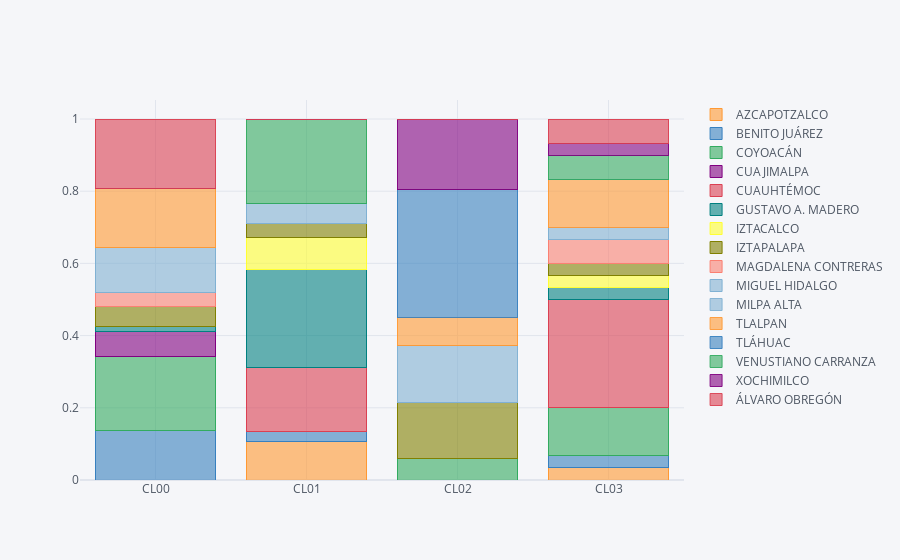
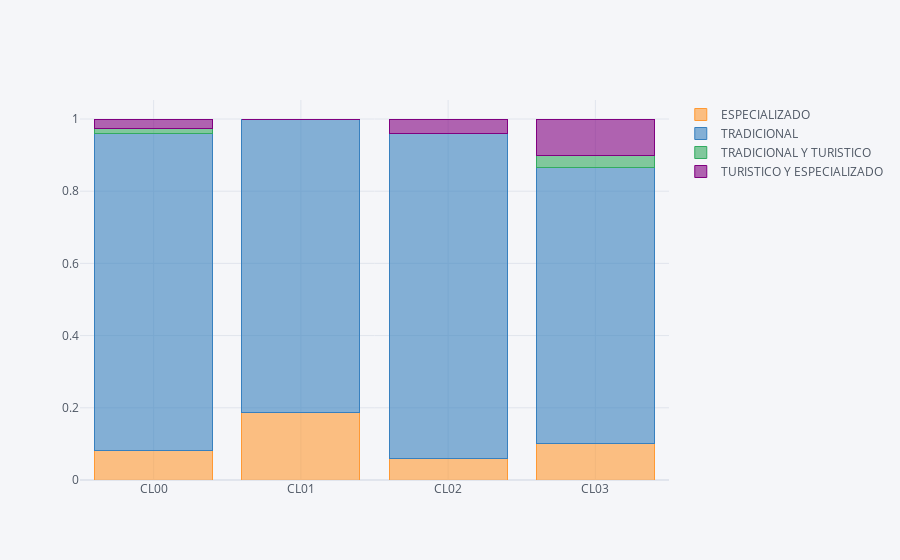
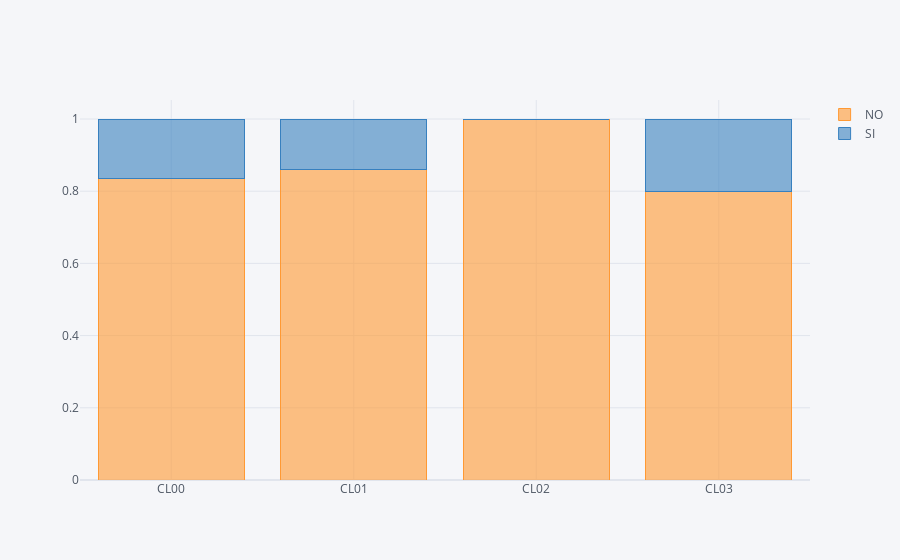
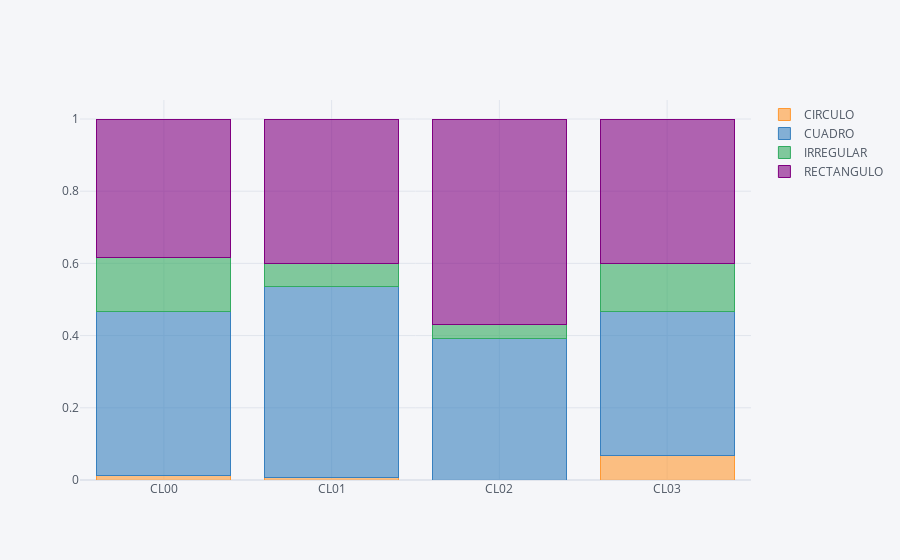

Here is the notebook cell these charts were saved with, in order:
### Markdown cell above
### Discreto

### Code cell
for v in vard:
    piv = data.pivot_table(index=v,columns=cl,values=mc[0],aggfunc='count',fill_value=0).T
    piv = piv.div(piv.sum(axis=1),axis=0)
    piv.iplot(kind='bar',barmode='stack',size=10)

### Figure 1 — Plotly figure (JSON) as saved in the notebook; plotly's stock layout.template omitted (floating-point values rounded to 4 significant figures)
{"data": [{"marker": {"color": "rgba(255, 153, 51, 0.6)", "line": {"color": "rgba(255, 153, 51, 1.0)", "width": 1}}, "name": "AZCAPOTZALCO", "orientation": "v", "text": "", "type": "bar", "x": ["CL00", "CL01", "CL02", "CL03"], "y": [0, 0.1059, 0, 0.03333]}, {"marker": {"color": "rgba(55, 128, 191, 0.6)", "line": {"color": "rgba(55, 128, 191, 1.0)", "width": 1}}, "name": "BENITO JUÁREZ", "orientation": "v", "text": "", "type": "bar", "x": ["CL00", "CL01", "CL02", "CL03"], "y": [0.137, 0.02941, 0, 0.03333]}, {"marker": {"color": "rgba(50, 171, 96, 0.6)", "line": {"color": "rgba(50, 171, 96, 1.0)", "width": 1}}, "name": "COYOACÁN", "orientation": "v", "text": "", "type": "bar", "x": ["CL00", "CL01", "CL02", "CL03"], "y": [0.2055, 0, 0.05882, 0.1333]}, {"marker": {"color": "rgba(128, 0, 128, 0.6)", "line": {"color": "rgba(128, 0, 128, 1.0)", "width": 1}}, "name": "CUAJIMALPA", "orientation": "v", "text": "", "type": "bar", "x": ["CL00", "CL01", "CL02", "CL03"], "y": [0.06849, 0, 0, 0]}, {"marker": {"color": "rgba(219, 64, 82, 0.6)", "line": {"color": "rgba(219, 64, 82, 1.0)", "width": 1}}, "name": "CUAUHTÉMOC", "orientation": "v", "text": "", "type": "bar", "x": ["CL00", "CL01", "CL02", "CL03"], "y": [0, 0.1765, 0, 0.3]}, {"marker": {"color": "rgba(0, 128, 128, 0.6)", "line": {"color": "rgba(0, 128, 128, 1.0)", "width": 1}}, "name": "GUSTAVO A. MADERO", "orientation": "v", "text": "", "type": "bar", "x": ["CL00", "CL01", "CL02", "CL03"], "y": [0.0137, 0.2706, 0, 0.03333]}, {"marker": {"color": "rgba(255, 255, 51, 0.6)", "line": {"color": "rgba(255, 255, 51, 1.0)", "width": 1}}, "name": "IZTACALCO", "orientation": "v", "text": "", "type": "bar", "x": ["CL00", "CL01", "CL02", "CL03"], "y": [0, 0.08824, 0, 0.03333]}, {"marker": {"color": "rgba(128, 128, 0, 0.6)", "line": {"color": "rgba(128, 128, 0, 1.0)", "width": 1}}, "name": "IZTAPALAPA", "orientation": "v", "text": "", "type": "bar", "x": ["CL00", "CL01", "CL02", "CL03"], "y": [0.05479, 0.04118, 0.1569, 0.03333]}, {"marker": {"color": "rgba(251, 128, 114, 0.6)", "line": {"color": "rgba(251, 128, 114, 1.0)", "width": 1}}, "name": "MAGDALENA CONTRERAS", "orientation": "v", "text": "", "type": "bar", "x": ["CL00", "CL01", "CL02", "CL03"], "y": [0.0411, 0, 0, 0.06667]}, {"marker": {"color": "rgba(128, 177, 211, 0.6)", "line": {"color": "rgba(128, 177, 211, 1.0)", "width": 1}}, "name": "MIGUEL HIDALGO", "orientation": "v", "text": "", "type": "bar", "x": ["CL00", "CL01", "CL02", "CL03"], "y": [0.1233, 0.05294, 0, 0.03333]}, {"marker": {"color": "rgba(128, 177, 211, 0.6)", "line": {"color": "rgba(128, 177, 211, 0.8999999999999999)", "width": 1}}, "name": "MILPA ALTA", "orientation": "v", "text": "", "type": "bar", "x": ["CL00", "CL01", "CL02", "CL03"], "y": [0, 0, 0.1569, 0]}, {"marker": {"color": "rgba(255, 153, 51, 0.6)", "line": {"color": "rgba(255, 153, 51, 0.8999999999999999)", "width": 1}}, "name": "TLALPAN", "orientation": "v", "text": "", "type": "bar", "x": ["CL00", "CL01", "CL02", "CL03"], "y": [0.1644, 0, 0.07843, 0.1333]}, {"marker": {"color": "rgba(55, 128, 191, 0.6)", "line": {"color": "rgba(55, 128, 191, 0.8999999999999999)", "width": 1}}, "name": "TLÁHUAC", "orientation": "v", "text": "", "type": "bar", "x": ["CL00", "CL01", "CL02", "CL03"], "y": [0, 0, 0.3529, 0]}, {"marker": {"color": "rgba(50, 171, 96, 0.6)", "line": {"color": "rgba(50, 171, 96, 0.8999999999999999)", "width": 1}}, "name": "VENUSTIANO CARRANZA", "orientation": "v", "text": "", "type": "bar", "x": ["CL00", "CL01", "CL02", "CL03"], "y": [0, 0.2353, 0, 0.06667]}, {"marker": {"color": "rgba(128, 0, 128, 0.6)", "line": {"color": "rgba(128, 0, 128, 0.8999999999999999)", "width": 1}}, "name": "XOCHIMILCO", "orientation": "v", "text": "", "type": "bar", "x": ["CL00", "CL01", "CL02", "CL03"], "y": [0, 0, 0.1961, 0.03333]}, {"marker": {"color": "rgba(219, 64, 82, 0.6)", "line": {"color": "rgba(219, 64, 82, 0.8999999999999999)", "width": 1}}, "name": "ÁLVARO OBREGÓN", "orientation": "v", "text": "", "type": "bar", "x": ["CL00", "CL01", "CL02", "CL03"], "y": [0.1918, 0, 0, 0.06667]}], "layout": {"barmode": "stack", "legend": {"bgcolor": "#F5F6F9", "font": {"color": "#4D5663"}, "traceorder": "normal"}, "paper_bgcolor": "#F5F6F9", "plot_bgcolor": "#F5F6F9", "title": {"font": {"color": "#4D5663"}}, "xaxis": {"gridcolor": "#E1E5ED", "showgrid": true, "tickfont": {"color": "#4D5663"}, "title": {"font": {"color": "#4D5663"}, "text": ""}, "zerolinecolor": "#E1E5ED"}, "yaxis": {"gridcolor": "#E1E5ED", "showgrid": true, "tickfont": {"color": "#4D5663"}, "title": {"font": {"color": "#4D5663"}, "text": ""}, "zerolinecolor": "#E1E5ED"}}}

### Figure 2 — Plotly figure (JSON) as saved in the notebook; plotly's stock layout.template omitted (floating-point values rounded to 4 significant figures)
{"data": [{"marker": {"color": "rgba(255, 153, 51, 0.6)", "line": {"color": "rgba(255, 153, 51, 1.0)", "width": 1}}, "name": "ESPECIALIZADO", "orientation": "v", "text": "", "type": "bar", "x": ["CL00", "CL01", "CL02", "CL03"], "y": [0.08219, 0.1882, 0.05882, 0.1]}, {"marker": {"color": "rgba(55, 128, 191, 0.6)", "line": {"color": "rgba(55, 128, 191, 1.0)", "width": 1}}, "name": "TRADICIONAL", "orientation": "v", "text": "", "type": "bar", "x": ["CL00", "CL01", "CL02", "CL03"], "y": [0.8767, 0.8118, 0.902, 0.7667]}, {"marker": {"color": "rgba(50, 171, 96, 0.6)", "line": {"color": "rgba(50, 171, 96, 1.0)", "width": 1}}, "name": "TRADICIONAL Y TURISTICO", "orientation": "v", "text": "", "type": "bar", "x": ["CL00", "CL01", "CL02", "CL03"], "y": [0.0137, 0, 0, 0.03333]}, {"marker": {"color": "rgba(128, 0, 128, 0.6)", "line": {"color": "rgba(128, 0, 128, 1.0)", "width": 1}}, "name": "TURISTICO Y ESPECIALIZADO", "orientation": "v", "text": "", "type": "bar", "x": ["CL00", "CL01", "CL02", "CL03"], "y": [0.0274, 0, 0.03922, 0.1]}], "layout": {"barmode": "stack", "legend": {"bgcolor": "#F5F6F9", "font": {"color": "#4D5663"}, "traceorder": "normal"}, "paper_bgcolor": "#F5F6F9", "plot_bgcolor": "#F5F6F9", "title": {"font": {"color": "#4D5663"}}, "xaxis": {"gridcolor": "#E1E5ED", "showgrid": true, "tickfont": {"color": "#4D5663"}, "title": {"font": {"color": "#4D5663"}, "text": ""}, "zerolinecolor": "#E1E5ED"}, "yaxis": {"gridcolor": "#E1E5ED", "showgrid": true, "tickfont": {"color": "#4D5663"}, "title": {"font": {"color": "#4D5663"}, "text": ""}, "zerolinecolor": "#E1E5ED"}}}

### Figure 3 — Plotly figure (JSON) as saved in the notebook; plotly's stock layout.template omitted (floating-point values rounded to 4 significant figures)
{"data": [{"marker": {"color": "rgba(255, 153, 51, 0.6)", "line": {"color": "rgba(255, 153, 51, 1.0)", "width": 1}}, "name": "NO", "orientation": "v", "text": "", "type": "bar", "x": ["CL00", "CL01", "CL02", "CL03"], "y": [0.8356, 0.8588, 1, 0.8]}, {"marker": {"color": "rgba(55, 128, 191, 0.6)", "line": {"color": "rgba(55, 128, 191, 1.0)", "width": 1}}, "name": "SI", "orientation": "v", "text": "", "type": "bar", "x": ["CL00", "CL01", "CL02", "CL03"], "y": [0.1644, 0.1412, 0, 0.2]}], "layout": {"barmode": "stack", "legend": {"bgcolor": "#F5F6F9", "font": {"color": "#4D5663"}, "traceorder": "normal"}, "paper_bgcolor": "#F5F6F9", "plot_bgcolor": "#F5F6F9", "title": {"font": {"color": "#4D5663"}}, "xaxis": {"gridcolor": "#E1E5ED", "showgrid": true, "tickfont": {"color": "#4D5663"}, "title": {"font": {"color": "#4D5663"}, "text": ""}, "zerolinecolor": "#E1E5ED"}, "yaxis": {"gridcolor": "#E1E5ED", "showgrid": true, "tickfont": {"color": "#4D5663"}, "title": {"font": {"color": "#4D5663"}, "text": ""}, "zerolinecolor": "#E1E5ED"}}}

### Figure 4 — Plotly figure (JSON) as saved in the notebook; plotly's stock layout.template omitted (floating-point values rounded to 4 significant figures)
{"data": [{"marker": {"color": "rgba(255, 153, 51, 0.6)", "line": {"color": "rgba(255, 153, 51, 1.0)", "width": 1}}, "name": "CIRCULO", "orientation": "v", "text": "", "type": "bar", "x": ["CL00", "CL01", "CL02", "CL03"], "y": [0.0137, 0.005882, 0, 0.06667]}, {"marker": {"color": "rgba(55, 128, 191, 0.6)", "line": {"color": "rgba(55, 128, 191, 1.0)", "width": 1}}, "name": "CUADRO", "orientation": "v", "text": "", "type": "bar", "x": ["CL00", "CL01", "CL02", "CL03"], "y": [0.4521, 0.5294, 0.3922, 0.4]}, {"marker": {"color": "rgba(50, 171, 96, 0.6)", "line": {"color": "rgba(50, 171, 96, 1.0)", "width": 1}}, "name": "IRREGULAR", "orientation": "v", "text": "", "type": "bar", "x": ["CL00", "CL01", "CL02", "CL03"], "y": [0.1507, 0.06471, 0.03922, 0.1333]}, {"marker": {"color": "rgba(128, 0, 128, 0.6)", "line": {"color": "rgba(128, 0, 128, 1.0)", "width": 1}}, "name": "RECTANGULO", "orientation": "v", "text": "", "type": "bar", "x": ["CL00", "CL01", "CL02", "CL03"], "y": [0.3836, 0.4, 0.5686, 0.4]}], "layout": {"barmode": "stack", "legend": {"bgcolor": "#F5F6F9", "font": {"color": "#4D5663"}, "traceorder": "normal"}, "paper_bgcolor": "#F5F6F9", "plot_bgcolor": "#F5F6F9", "title": {"font": {"color": "#4D5663"}}, "xaxis": {"gridcolor": "#E1E5ED", "showgrid": true, "tickfont": {"color": "#4D5663"}, "title": {"font": {"color": "#4D5663"}, "text": ""}, "zerolinecolor": "#E1E5ED"}, "yaxis": {"gridcolor": "#E1E5ED", "showgrid": true, "tickfont": {"color": "#4D5663"}, "title": {"font": {"color": "#4D5663"}, "text": ""}, "zerolinecolor": "#E1E5ED"}}}
